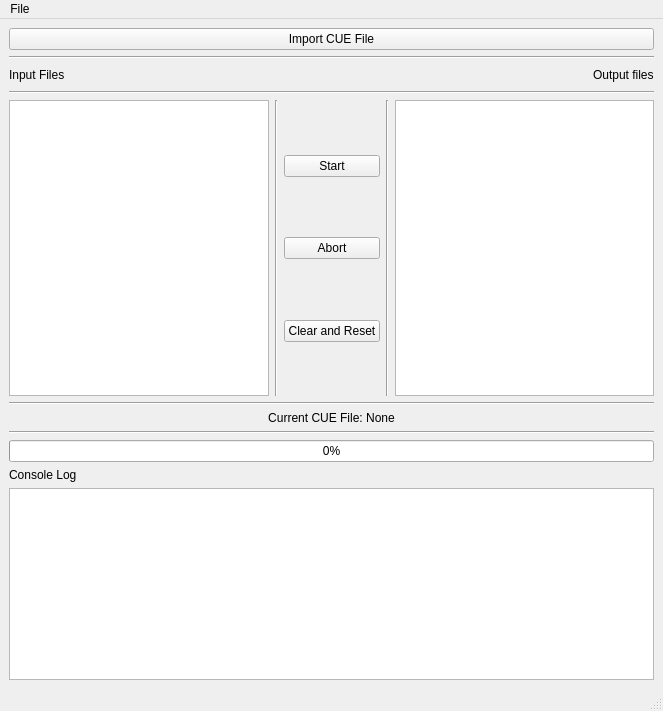
<?xml version="1.0" encoding="UTF-8"?>
<ui version="4.0">
 <class>MainWindow</class>
 <widget class="QMainWindow" name="MainWindow">
  <property name="geometry">
   <rect>
    <x>0</x>
    <y>0</y>
    <width>663</width>
    <height>711</height>
   </rect>
  </property>
  <property name="sizePolicy">
   <sizepolicy hsizetype="Fixed" vsizetype="Fixed">
    <horstretch>0</horstretch>
    <verstretch>0</verstretch>
   </sizepolicy>
  </property>
  <property name="windowTitle">
   <string>CUEy</string>
  </property>
  <property name="windowIcon">
   <iconset>
    <normaloff>../../../opt/CUEy/icon.ico</normaloff>../../../opt/CUEy/icon.ico</iconset>
  </property>
  <widget class="QWidget" name="centralwidget">
   <property name="layoutDirection">
    <enum>Qt::LeftToRight</enum>
   </property>
   <layout class="QVBoxLayout" name="verticalLayout">
    <item>
     <layout class="QHBoxLayout" name="horizontalLayout">
      <item>
       <widget class="QPushButton" name="impBu">
        <property name="text">
         <string>Import CUE File</string>
        </property>
       </widget>
      </item>
     </layout>
    </item>
    <item>
     <widget class="Line" name="line_8">
      <property name="orientation">
       <enum>Qt::Horizontal</enum>
      </property>
     </widget>
    </item>
    <item>
     <layout class="QHBoxLayout" name="horizontalLayout_3">
      <item>
       <widget class="QLabel" name="inLab">
        <property name="text">
         <string>Input Files</string>
        </property>
       </widget>
      </item>
      <item>
       <spacer name="horizontalSpacer">
        <property name="orientation">
         <enum>Qt::Horizontal</enum>
        </property>
        <property name="sizeHint" stdset="0">
         <size>
          <width>40</width>
          <height>20</height>
         </size>
        </property>
       </spacer>
      </item>
      <item>
       <widget class="QLabel" name="outLab">
        <property name="sizePolicy">
         <sizepolicy hsizetype="Preferred" vsizetype="Preferred">
          <horstretch>0</horstretch>
          <verstretch>0</verstretch>
         </sizepolicy>
        </property>
        <property name="text">
         <string>Output files</string>
        </property>
       </widget>
      </item>
     </layout>
    </item>
    <item>
     <widget class="Line" name="line_3">
      <property name="orientation">
       <enum>Qt::Horizontal</enum>
      </property>
     </widget>
    </item>
    <item>
     <layout class="QGridLayout" name="gridLayout_2">
      <item row="4" column="0">
       <widget class="QLabel" name="cueLab">
        <property name="text">
         <string>Current CUE File: None</string>
        </property>
        <property name="alignment">
         <set>Qt::AlignCenter</set>
        </property>
       </widget>
      </item>
      <item row="3" column="0">
       <widget class="Line" name="line_7">
        <property name="orientation">
         <enum>Qt::Horizontal</enum>
        </property>
       </widget>
      </item>
      <item row="6" column="0">
       <widget class="QProgressBar" name="progressBar">
        <property name="value">
         <number>0</number>
        </property>
       </widget>
      </item>
      <item row="5" column="0">
       <widget class="Line" name="line_2">
        <property name="orientation">
         <enum>Qt::Horizontal</enum>
        </property>
       </widget>
      </item>
      <item row="0" column="0">
       <layout class="QHBoxLayout" name="horizontalLayout_2">
        <item>
         <widget class="QListView" name="inView">
          <property name="sizePolicy">
           <sizepolicy hsizetype="Expanding" vsizetype="Expanding">
            <horstretch>0</horstretch>
            <verstretch>0</verstretch>
           </sizepolicy>
          </property>
         </widget>
        </item>
        <item>
         <widget class="Line" name="line_4">
          <property name="orientation">
           <enum>Qt::Vertical</enum>
          </property>
         </widget>
        </item>
        <item>
         <layout class="QGridLayout" name="gridLayout">
          <item row="7" column="0">
           <spacer name="verticalSpacer_4">
            <property name="orientation">
             <enum>Qt::Vertical</enum>
            </property>
            <property name="sizeHint" stdset="0">
             <size>
              <width>20</width>
              <height>40</height>
             </size>
            </property>
           </spacer>
          </item>
          <item row="1" column="0">
           <widget class="QPushButton" name="goBu">
            <property name="sizePolicy">
             <sizepolicy hsizetype="Preferred" vsizetype="Fixed">
              <horstretch>0</horstretch>
              <verstretch>0</verstretch>
             </sizepolicy>
            </property>
            <property name="text">
             <string>Start</string>
            </property>
           </widget>
          </item>
          <item row="2" column="0">
           <spacer name="verticalSpacer">
            <property name="orientation">
             <enum>Qt::Vertical</enum>
            </property>
            <property name="sizeType">
             <enum>QSizePolicy::Expanding</enum>
            </property>
            <property name="sizeHint" stdset="0">
             <size>
              <width>20</width>
              <height>40</height>
             </size>
            </property>
           </spacer>
          </item>
          <item row="0" column="0">
           <spacer name="verticalSpacer_2">
            <property name="orientation">
             <enum>Qt::Vertical</enum>
            </property>
            <property name="sizeType">
             <enum>QSizePolicy::Expanding</enum>
            </property>
            <property name="sizeHint" stdset="0">
             <size>
              <width>20</width>
              <height>40</height>
             </size>
            </property>
           </spacer>
          </item>
          <item row="5" column="0">
           <spacer name="verticalSpacer_3">
            <property name="orientation">
             <enum>Qt::Vertical</enum>
            </property>
            <property name="sizeType">
             <enum>QSizePolicy::Expanding</enum>
            </property>
            <property name="sizeHint" stdset="0">
             <size>
              <width>20</width>
              <height>40</height>
             </size>
            </property>
           </spacer>
          </item>
          <item row="3" column="0">
           <widget class="QPushButton" name="abBu">
            <property name="text">
             <string>Abort</string>
            </property>
           </widget>
          </item>
          <item row="6" column="0">
           <widget class="QPushButton" name="clearBu">
            <property name="sizePolicy">
             <sizepolicy hsizetype="Preferred" vsizetype="Fixed">
              <horstretch>0</horstretch>
              <verstretch>0</verstretch>
             </sizepolicy>
            </property>
            <property name="text">
             <string>Clear and Reset</string>
            </property>
           </widget>
          </item>
         </layout>
        </item>
        <item>
         <widget class="Line" name="line_5">
          <property name="orientation">
           <enum>Qt::Vertical</enum>
          </property>
         </widget>
        </item>
        <item>
         <widget class="QListView" name="outView">
          <property name="sizePolicy">
           <sizepolicy hsizetype="Expanding" vsizetype="Minimum">
            <horstretch>0</horstretch>
            <verstretch>0</verstretch>
           </sizepolicy>
          </property>
         </widget>
        </item>
       </layout>
      </item>
     </layout>
    </item>
    <item>
     <widget class="QLabel" name="label">
      <property name="text">
       <string>Console Log</string>
      </property>
     </widget>
    </item>
    <item>
     <widget class="QTextBrowser" name="cmdout">
      <property name="sizePolicy">
       <sizepolicy hsizetype="Expanding" vsizetype="Minimum">
        <horstretch>0</horstretch>
        <verstretch>0</verstretch>
       </sizepolicy>
      </property>
     </widget>
    </item>
   </layout>
  </widget>
  <widget class="QStatusBar" name="statusbar"/>
  <widget class="QMenuBar" name="menuBar">
   <property name="geometry">
    <rect>
     <x>0</x>
     <y>0</y>
     <width>663</width>
     <height>22</height>
    </rect>
   </property>
   <widget class="QMenu" name="menuFile">
    <property name="title">
     <string>File</string>
    </property>
    <addaction name="actionImport"/>
    <addaction name="actionBatch"/>
    <addaction name="separator"/>
    <addaction name="actionExit"/>
   </widget>
   <addaction name="menuFile"/>
  </widget>
  <action name="actionImport">
   <property name="text">
    <string>Import CUE File</string>
   </property>
  </action>
  <action name="actionBatch">
   <property name="text">
    <string>Process Batch Split</string>
   </property>
  </action>
  <action name="actionExit">
   <property name="text">
    <string>Exit</string>
   </property>
  </action>
 </widget>
 <resources/>
 <connections/>
</ui>
